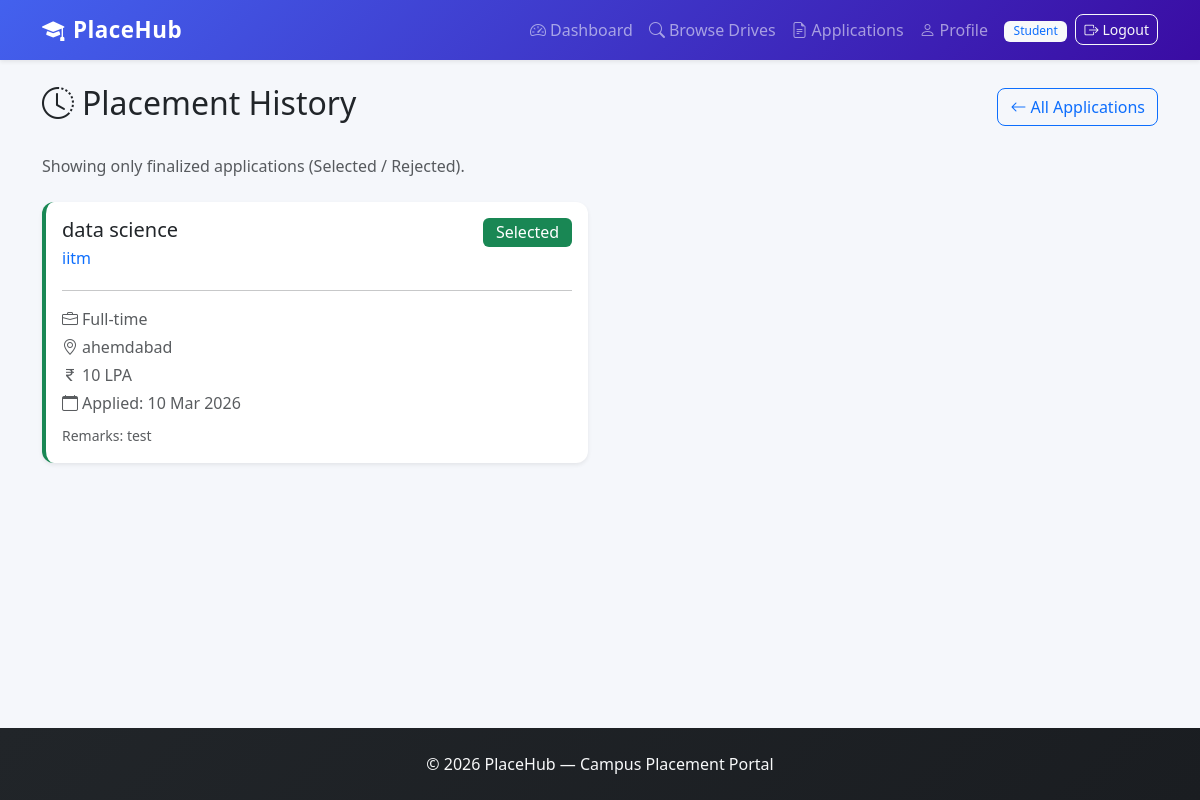
Screenshot of /student/history (signed in) with the database file from the repository.
### models.py (models this page shows, shortened)
class User(UserMixin, db.Model):
    __tablename__ = 'user'
    id = db.Column(db.Integer, primary_key=True)
    email = db.Column(db.String(120), unique=True, nullable=False)
    password_hash = db.Column(db.String(256), nullable=False)
    role = db.Column(db.String(20), nullable=False)
    is_active_account = db.Column(db.Boolean, default=True)
    created_at = db.Column(db.DateTime, default=datetime.utcnow)
    student_profile = db.relationship('StudentProfile', backref='user', uselist=False, lazy=True)
    company_profile = db.relationship('CompanyProfile', backref='user', uselist=False, lazy=True)
    @property
    def is_active(self):
        return self.is_active_account

class Application(db.Model):
    __tablename__ = 'application'
    id = db.Column(db.Integer, primary_key=True)
    student_id = db.Column(db.Integer, db.ForeignKey('student_profile.id'), nullable=False)
    drive_id = db.Column(db.Integer, db.ForeignKey('placement_drive.id'), nullable=False)
    applied_date = db.Column(db.DateTime, default=datetime.utcnow)
    status = db.Column(db.String(20), default='Applied')
    remarks = db.Column(db.Text)
    __table_args__ = (
        db.UniqueConstraint('student_id', 'drive_id', name='unique_student_drive'),
    )

class PlacementDrive(db.Model):
    __tablename__ = 'placement_drive'
    id = db.Column(db.Integer, primary_key=True)
    company_id = db.Column(db.Integer, db.ForeignKey('company_profile.id'), nullable=False)
    job_title = db.Column(db.String(200), nullable=False)
    job_description = db.Column(db.Text, nullable=False)
    job_type = db.Column(db.String(50))
    location = db.Column(db.String(200))
    salary_package = db.Column(db.String(100))
    eligibility_criteria = db.Column(db.Text)
    min_cgpa = db.Column(db.Float, default=0.0)
    departments_allowed = db.Column(db.String(500))
    application_deadline = db.Column(db.Date, nullable=False)
    status = db.Column(db.String(20), default='pending')
    created_at = db.Column(db.DateTime, default=datetime.utcnow)
    applications = db.relationship('Application', backref='drive', lazy=True)

class CompanyProfile(db.Model):
    __tablename__ = 'company_profile'
    id = db.Column(db.Integer, primary_key=True)
    user_id = db.Column(db.Integer, db.ForeignKey('user.id'), nullable=False)
    company_name = db.Column(db.String(200), nullable=False)
    hr_name = db.Column(db.String(100))
    hr_email = db.Column(db.String(120))
    hr_phone = db.Column(db.String(15))
    website = db.Column(db.String(200))
    industry = db.Column(db.String(100))
    description = db.Column(db.Text)
    logo_path = db.Column(db.String(256))
    approval_status = db.Column(db.String(20), default='pending')
    is_blacklisted = db.Column(db.Boolean, default=False)
    drives = db.relationship('PlacementDrive', backref='company', lazy=True)

### student_routes.py (the view)
@student_bp.route('/history')
@student_required
def history():
    student = StudentProfile.query.filter_by(user_id=current_user.id).first()
    applications = (
        Application.query
        .filter_by(student_id=student.id)
        .filter(Application.status.in_(['Selected', 'Rejected']))
        .order_by(Application.applied_date.desc())
        .all()
    )
    return render_template('student/history.html',
                           applications=applications,
                           student=student)

### app.py (called while the page is built)
@login_manager.user_loader
def load_user(user_id):
    return User.query.get(int(user_id))

### student_routes.py (called while the page is built)
def student_required(f):
    @wraps(f)
    @login_required
    def decorated(*args, **kwargs):
        if current_user.role != 'student':
            flash('Access denied.', 'danger')
            return redirect(url_for('index'))
        student = StudentProfile.query.filter_by(user_id=current_user.id).first()
        if student and student.is_blacklisted:
            flash('Your account has been blacklisted. Contact admin.', 'danger')
            return redirect(url_for('index'))
        return f(*args, **kwargs)
    return decorated

### templates/student/history.html (shortened to what this page needs)
{% extends "base.html" %}
{% block content %}
<div class="d-flex justify-content-between align-items-center mb-4">
    <h2><i class="bi bi-clock-history me-2"></i>Placement History</h2>
    <a href="{{ url_for('student.my_applications') }}" class="btn btn-outline-primary">
        <i class="bi bi-arrow-left me-1"></i>All Applications
    </a>
</div>
<p class="text-muted mb-4">Showing only finalized applications (Selected / Rejected).</p>
{% if applications %}
<div class="row g-4">
    {% for app in applications %}
    <div class="col-md-6">
        <div class="card border-0 shadow-sm h-100 {% if app.status == 'Selected' %}border-start border-success border-4{% else %}border-start border-danger border-4{% endif %}">
            <div class="card-body">
                <div class="d-flex justify-content-between align-items-start">
                    <div>
                        <h5 class="mb-1">{{ app.drive.job_title }}</h5>
                        <p class="text-primary mb-1">{{ app.drive.company.company_name }}</p>
                    </div>
                    {% if app.status == 'Selected' %}
                        <span class="badge bg-success fs-6">Selected</span>
                    {% else %}
                        <span class="badge bg-danger fs-6">Rejected</span>
                    {% endif %}
                </div>
                <hr>
                <p class="text-muted mb-1"><i class="bi bi-briefcase me-1"></i>{{ app.drive.job_type or 'N/A' }}</p>
                <p class="text-muted mb-1"><i class="bi bi-geo-alt me-1"></i>{{ app.drive.location or 'N/A' }}</p>
                {% if app.drive.salary_package %}
                <p class="text-muted mb-1"><i class="bi bi-currency-rupee me-1"></i>{{ app.drive.salary_package }}</p>
                {% endif %}
                <p class="text-muted mb-0"><i class="bi bi-calendar me-1"></i>Applied: {{ app.applied_date.strftime('%d %b %Y') }}</p>
                {% if app.remarks %}
                <p class="mt-2 mb-0"><small class="text-muted">Remarks: {{ app.remarks }}</small></p>
                {% endif %}
            </div>
        </div>
    </div>
    {% endfor %}
</div>
{% else %}
<div class="text-center py-5 text-muted">
    <i class="bi bi-clock-history fs-1"></i>
    <p class="mt-2">No finalized placement records yet.</p>
</div>
{% endif %}
{% endblock %}

### templates/base.html (shortened to what this page needs)
<!DOCTYPE html>
<html lang="en">
<head>
    <link href="https://cdn.jsdelivr.net/npm/bootstrap@5.3.2/dist/css/bootstrap.min.css" rel="stylesheet">
    <link href="https://cdn.jsdelivr.net/npm/bootstrap-icons@1.11.3/font/bootstrap-icons.min.css" rel="stylesheet">
    <link href="{{ url_for('static', filename='css/style.css') }}" rel="stylesheet">
</head>
<body>
    <nav class="navbar navbar-expand-lg navbar-dark bg-primary shadow-sm">
        <div class="container">
            <a class="navbar-brand fw-bold" href="{{ url_for('index') }}">
                <i class="bi bi-mortarboard-fill me-2"></i>PlaceHub
            </a>
            <div class="collapse navbar-collapse" id="navContent">
                <ul class="navbar-nav ms-auto align-items-center">
                    {% if current_user.is_authenticated %}
                        {% if current_user.role == 'admin' %}
                            <li class="nav-item"><a class="nav-link" href="{{ url_for('admin.dashboard') }}"><i class="bi bi-speedometer2 me-1"></i>Dashboard</a></li>
                            <li class="nav-item"><a class="nav-link" href="{{ url_for('admin.companies') }}"><i class="bi bi-building me-1"></i>Companies</a></li>
                            <li class="nav-item"><a class="nav-link" href="{{ url_for('admin.students') }}"><i class="bi bi-people me-1"></i>Students</a></li>
                            <li class="nav-item"><a class="nav-link" href="{{ url_for('admin.drives') }}"><i class="bi bi-briefcase me-1"></i>Drives</a></li>
                            <li class="nav-item"><a class="nav-link" href="{{ url_for('admin.applications') }}"><i class="bi bi-file-earmark-text me-1"></i>Applications</a></li>
                        {% elif current_user.role == 'student' %}
                            <li class="nav-item"><a class="nav-link" href="{{ url_for('student.dashboard') }}"><i class="bi bi-speedometer2 me-1"></i>Dashboard</a></li>
                            <li class="nav-item"><a class="nav-link" href="{{ url_for('student.browse_drives') }}"><i class="bi bi-search me-1"></i>Browse Drives</a></li>
                            <li class="nav-item"><a class="nav-link" href="{{ url_for('student.my_applications') }}"><i class="bi bi-file-earmark-text me-1"></i>Applications</a></li>
                            <li class="nav-item"><a class="nav-link" href="{{ url_for('student.profile') }}"><i class="bi bi-person me-1"></i>Profile</a></li>
                        {% endif %}
                        <li class="nav-item ms-2">
                            <span class="badge bg-light text-primary me-2">{{ current_user.role|title }}</span>
                        </li>
                        <li class="nav-item">
                            <a class="btn btn-outline-light btn-sm" href="{{ url_for('logout') }}"><i class="bi bi-box-arrow-right me-1"></i>Logout</a>
                        </li>
                    {% endif %}
                </ul>
            </div>
        </div>
    </nav>
    <main class="py-4">
        <div class="container">
            {% block content %}{% endblock %}
        </div>
    </main>
    <footer class="footer mt-auto py-4 bg-dark text-light">
        <div class="container text-center">
            <p class="mb-0">&copy; 2026 PlaceHub &mdash; Campus Placement Portal</p>
        </div>
    </footer>
</body>
</html>

### static/css/style.css (style rules this page uses)
:root { --primary-color: #4361ee; }
body { background-color: #f5f7fb; font-family: 'Segoe UI', system-ui, -apple-system, sans-serif; min-height: 100vh; display: flex; flex-direction: column; }
main { flex: 1; }
.navbar { background: linear-gradient(135deg, #4361ee 0%, #3a0ca3 100%) !important; }
.navbar-brand { font-size: 1.4rem; letter-spacing: 0.5px; }
.card { border-radius: 12px; transition: transform 0.15s ease, box-shadow 0.15s ease; }
.badge { font-weight: 500; padding: 0.4em 0.8em; }
.btn { border-radius: 8px; font-weight: 500; }
footer { background: linear-gradient(135deg, #212529 0%, #1a1d21 100%) !important; }

### rows the page displays
User: role "Student"
Application: drive.job_title "data science", drive.company.company_name "iitm", status "Selected", drive "Full-time", drive "ahemdabad", drive.salary_package "10 LPA", applied_date "10 Mar 2026", remarks "test"
